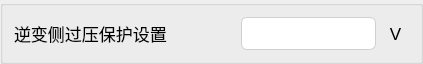
         <widget class="QGroupBox" name="groupBox_22">
          <property name="minimumSize">
           <size>
            <width>0</width>
            <height>64</height>
           </size>
          </property>
          <property name="maximumSize">
           <size>
            <width>16777215</width>
            <height>64</height>
           </size>
          </property>
          <property name="title">
           <string/>
          </property>
          <layout class="QHBoxLayout" name="horizontalLayout_31" stretch="7,5,1">
           <item>
            <widget class="QLabel" name="label_61">
             <property name="minimumSize">
              <size>
               <width>221</width>
               <height>31</height>
              </size>
             </property>
             <property name="font">
              <font>
               <pointsize>13</pointsize>
              </font>
             </property>
             <property name="text">
              <string>逆变侧过压保护设置</string>
             </property>
             <property name="alignment">
              <set>Qt::AlignLeading|Qt::AlignLeft|Qt::AlignVCenter</set>
             </property>
            </widget>
           </item>
           <item>
            <widget class="MyLineEdit" name="h16901">
             <property name="minimumSize">
              <size>
               <width>0</width>
               <height>31</height>
              </size>
             </property>
             <property name="styleSheet">
              <string notr="true">QLineEdit {
    /* 苹果风格的数据展示LineEdit */
    border: 1px solid #D0D0D0;                  /* 浅灰色边框，模仿macOS的细边框 */
    border-radius: 6px;                         /* 圆角，符合macOS设计 */
    padding: 8px 12px;                         /* 内边距，提供舒适的阅读空间 */
    background-color: #FFFFFF;                 /* 白色背景 */
    color: #333333;                            /* 深灰色文字，提高可读性 */
    font-family: &quot;SF Pro Text&quot;, &quot;Helvetica Neue&quot;, &quot;Lucida Grande&quot;, sans-serif; /* macOS系统字体栈 */
    font-size: 14px;                           /* 默认字体大小 */
    selection-background-color: #007AFF;       /* 选中文本高亮色 (macOS蓝色) */
    selection-color: #FFFFFF;                  /* 选中文本颜色 (白色) */

    /* 只读状态下的特殊样式 */
    /* 注意：Qt中通常使用 setReadOnly(true) 来实现只读，但QSS可以定义其外观 */
}

/* 当LineEdit获得焦点时 (对于数据展示框，如果不需要焦点效果，可以省略或弱化) */
QLineEdit:focus {
    border: 1px solid #007AFF;                 /* 获得焦点时边框变为蓝色 */
    /* 如果作为纯展示框，也可以移除焦点边框变化 */
    /* border: 1px solid #D0D0D0; */
}

/* 禁用状态下的样式 (如果用于展示不可变数据) */
QLineEdit:disabled {
    background-color: #F5F5F7;                 /* macOS禁用元素背景色 */
    color: #A0A0A0;                            /* 禁用文字颜色 */
    border: 1px solid #E0E0E0;                 /* 禁用边框颜色 */
}</string>
             </property>
             <property name="readOnly">
              <bool>true</bool>
             </property>
            </widget>
           </item>
           <item>
            <widget class="QLabel" name="label_62">
             <property name="minimumSize">
              <size>
               <width>0</width>
               <height>31</height>
              </size>
             </property>
             <property name="font">
              <font>
               <pointsize>13</pointsize>
              </font>
             </property>
             <property name="text">
              <string>V</string>
             </property>
             <property name="alignment">
              <set>Qt::AlignCenter</set>
             </property>
            </widget>
           </item>
          </layout>
         </widget>
